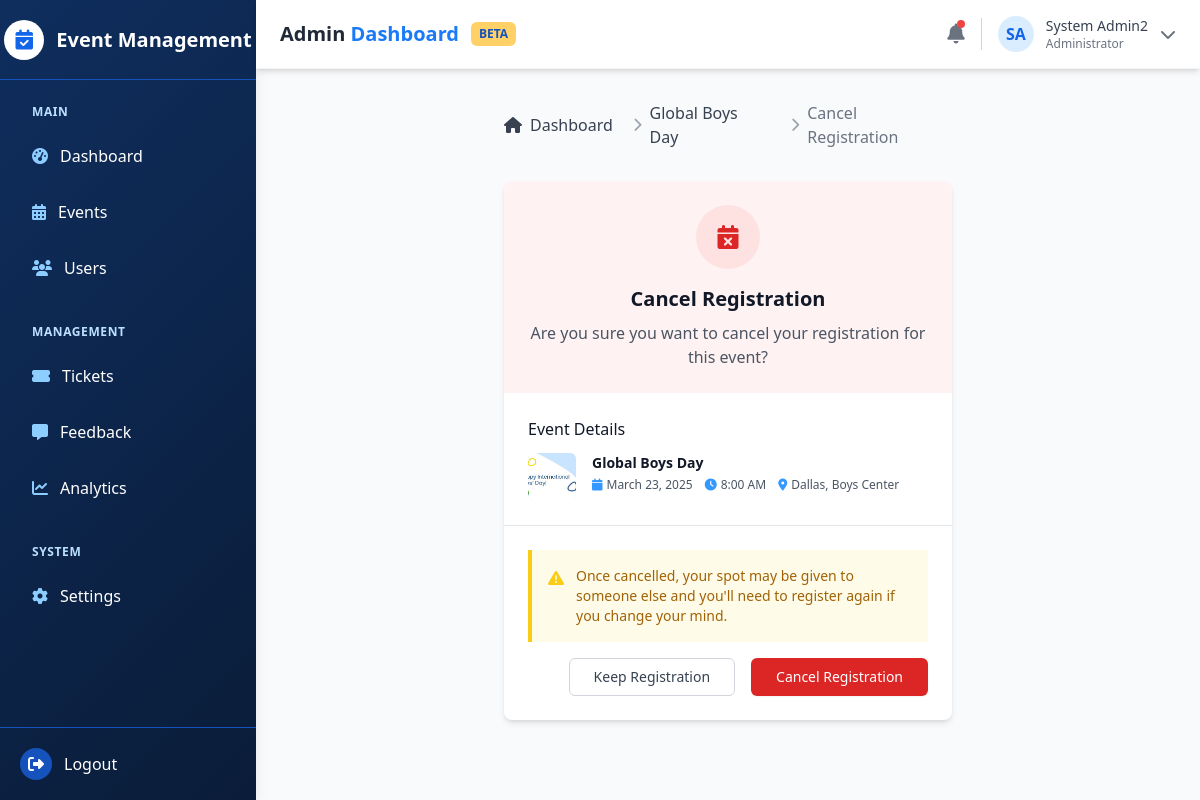
The page /events/1/cancel-registration/ (signed in) on the database its author committed.
### apps/users/models.py (models this page shows, shortened)
class Account(AbstractBaseUser, PermissionsMixin):
    email = models.EmailField(verbose_name='email', max_length=60, unique=True)
    name = models.CharField(max_length=100, null=True)
    is_admin = models.BooleanField(default=False)
    is_active = models.BooleanField(default=True)
    is_staff = models.BooleanField(default=False)
    is_superuser = models.BooleanField(default=False)
    created_at = models.DateTimeField(auto_now_add=True)
    updated_at = models.DateTimeField(auto_now=True)
    USERNAME_FIELD = 'email'
    objects = MyAccountManager()
    class Meta:
        ordering = ['-updated_at', 'name' ]
    @property
    def get_abbreviated_name(self):
        if self.name:
            name_parts = self.name.split()
            if len(name_parts) >= 2:
                return f"{name_parts[0][0]}{name_parts[-1][0]}"
            return name_parts[0][:2]
        else:
            return self.email[:2]

### apps/main/models.py (models this page shows, shortened)
class Event(models.Model):
    STATUS_CHOICES = (
        ('draft', 'Draft'),
        ('published', 'Published'),
        ('cancelled', 'Cancelled'),
    )
    CATEGORY_CHOICES = (
        ('academic', 'Academic'),
        ('social', 'Social'),
        ('workshop', 'Workshop'),
        ('conference', 'Conference'),
        ('other', 'Other'),
    )
    title = models.CharField(max_length=255)
    slug = models.SlugField(max_length=255, unique=True)
    description = models.TextField()
    location = models.CharField(max_length=255)
    start_date = models.DateTimeField()
    end_date = models.DateTimeField()
    category = models.CharField(max_length=20, choices=CATEGORY_CHOICES, default='academic')
    image = models.ImageField(upload_to='events/%Y/%m/%d/', blank=True, null=True)
    capacity = models.PositiveIntegerField(default=0)  # 0 means unlimited
    registration_deadline = models.DateTimeField(blank=True, null=True)
    status = models.CharField(max_length=10, choices=STATUS_CHOICES, default='draft')
    created_by = models.ForeignKey(settings.AUTH_USER_MODEL, on_delete=models.CASCADE, related_name='created_events')
    created_at = models.DateTimeField(auto_now_add=True)
    updated_at = models.DateTimeField(auto_now=True)
    class Meta:
        ordering = ['-start_date']
        indexes = [
            models.Index(fields=['-start_date']),
            models.Index(fields=['status']),
        ]
    @property
    def is_past_event(self):
        return self.end_date < timezone.now()

### apps/main/views.py (the view)
# urls.py: path('events/<int:event_id>/cancel-registration/', views.cancel_registration, name='cancel_registration'),
@login_required
def cancel_registration(request, event_id):
    event = get_object_or_404(Event, id=event_id)
    registration = get_object_or_404(Registration, event=event, user=request.user)
    if not registration.can_cancel:
        messages.error(request, "This registration cannot be cancelled.")
        return redirect('main:event_detail', slug=event.slug)
    if request.method == 'POST':
        registration.status = 'cancelled'
        registration.save()
        messages.success(request, f"Your registration for '{event.title}' has been cancelled.")
        return redirect('main:event_detail', slug=event.slug)
    return render(request, 'cancel_registration.html', {
        'registration': registration,
        'event': event,
        'page': 'cancel_registration',
    })

### apps/main/models.py (called while the page is built)
    @property
    def can_cancel(self):
        return self.status in ['pending', 'confirmed'] and not self.event.is_past_event

### apps/users/managers.py (called while the page is built)
    def get_queryset(self):
        return super().get_queryset().filter(is_active=True)

### templates/cancel_registration.html (shortened to what this page needs)
{% extends 'base.html' %}
{% load static %}
{% block content %}
<div class="container mx-auto px-4 py-8">
  <div class="max-w-md mx-auto">
    <nav class="flex mb-8" aria-label="Breadcrumb">
      <ol class="inline-flex items-center space-x-1 md:space-x-3">
        <li class="inline-flex items-center">
          <a href="{% url 'main:dashboard' %}" class="text-gray-700 hover:text-primary-600 inline-flex items-center">
            <i class="fas fa-home mr-2"></i>
            Dashboard
          </a>
        </li>
        <li>
          <div class="flex items-center">
            <i class="fas fa-chevron-right text-gray-400 mx-2 text-sm"></i>
            <a href="{% url 'main:event_detail' event.slug %}" class="text-gray-700 hover:text-primary-600">
              {{ event.title }}
            </a>
          </div>
        </li>
        <li aria-current="page">
          <div class="flex items-center">
            <i class="fas fa-chevron-right text-gray-400 mx-2 text-sm"></i>
            <span class="text-gray-500">Cancel Registration</span>
          </div>
        </li>
      </ol>
    </nav>
    <div class="bg-white rounded-lg shadow-md overflow-hidden">
      <div class="bg-red-50 p-6 text-center">
        <div class="mx-auto flex items-center justify-center h-16 w-16 rounded-full bg-red-100 mb-4">
          <i class="fas fa-calendar-times text-red-600 text-2xl"></i>
        </div>
        <h2 class="text-xl font-bold text-gray-900 mb-2">Cancel Registration</h2>
        <p class="text-gray-600">Are you sure you want to cancel your registration for this event?</p>
      </div>
      <div class="p-6 border-b border-gray-200">
        <h3 class="text-md font-medium text-gray-900 mb-3">Event Details</h3>
        <div class="flex items-start">
          <div class="flex-shrink-0 mr-4">
            <div class="w-12 h-12 rounded-md overflow-hidden bg-gray-100">
              {% if event.image %}
                <img src="{{ event.image.url }}" alt="{{ event.title }}" class="w-full h-full object-cover">
              {% else %}
                <div class="w-full h-full flex items-center justify-center bg-primary-100">
                  <i class="fas fa-calendar-alt text-primary-500"></i>
                </div>
              {% endif %}
            </div>
          </div>
          <div>
            <h4 class="text-sm font-semibold text-gray-900">{{ event.title }}</h4>
            <div class="flex flex-wrap items-center text-xs text-gray-600 mt-1">
              <span class="flex items-center mr-3 mb-1">
                <i class="fas fa-calendar mr-1 text-primary-500"></i>
                {{ event.start_date|date:"F j, Y" }}
              </span>
              <span class="flex items-center mr-3 mb-1">
                <i class="fas fa-clock mr-1 text-primary-500"></i>
                {{ event.start_date|date:"g:i A" }}
              </span>
              <span class="flex items-center mb-1">
                <i class="fas fa-map-marker-alt mr-1 text-primary-500"></i>
                {{ event.location }}
              </span>
            </div>
          </div>
        </div>
      </div>
      <div class="p-6">
        <div class="bg-yellow-50 border-l-4 border-yellow-400 p-4 mb-4">
          <div class="flex">
            <div class="flex-shrink-0">
              <i class="fas fa-exclamation-triangle text-yellow-400"></i>
            </div>
            <div class="ml-3">
              <p class="text-sm text-yellow-700">
                Once cancelled, your spot may be given to someone else and you'll need to register again if you change your mind.
              </p>
            </div>
          </div>
        </div>
        <form method="POST" class="flex items-center justify-end space-x-4">
          <a href="{% url 'main:event_detail' event.slug %}" class="px-6 py-2 border border-gray-300 rounded-md text-sm font-medium text-gray-700 hover:bg-gray-50 focus:outline-none focus:ring-2 focus:ring-offset-2 focus:ring-primary-500">
            Keep Registration
          </a>
          <button type="submit" class="px-6 py-2 border border-transparent rounded-md shadow-sm text-sm font-medium text-white bg-red-600 hover:bg-red-700 focus:outline-none focus:ring-2 focus:ring-offset-2 focus:ring-red-500">
            Cancel Registration
          </button>
        </form>
      </div>
    </div>
  </div>
</div>
{% endblock %}

### templates/base.html (shortened to what this page needs)
<!DOCTYPE html>
<html lang="en">
<head>
  <script src="https://cdn.tailwindcss.com"></script>
  <link rel="stylesheet" href="https://cdnjs.cloudflare.com/ajax/libs/font-awesome/6.4.0/css/all.min.css">
</head>
<body class="bg-gray-50 min-h-screen flex flex-col">
  <div id="messages-container" class="fixed top-0 left-0 right-0 z-50 px-4 pt-4 flex flex-col items-center space-y-2">
  </div>
  <div class="flex flex-col md:flex-row min-h-screen">
    <aside id="sidebar" class="sidebar-gradient text-white w-full md:w-64 flex-shrink-0 md:flex md:flex-col hidden md:block md:sticky md:top-0 md:h-screen shadow-lg">
      <div class="flex items-center justify-center h-20 bg-opacity-50 border-b border-primary-800">
        <div class="flex items-center space-x-3">
          <div class="w-10 h-10 rounded-full bg-white flex items-center justify-center">
            <i class="fas fa-calendar-check text-primary-700 text-xl"></i>
          </div>
          <h1 class="text-xl font-bold text-white">Event Management</h1>
        </div>
      </div>
      <div class="overflow-y-auto scrollbar-thin flex-grow">
        <nav class="px-4 py-6">
          {% if user.is_authenticated %}
            <div class="mb-8">
              <p class="text-xs uppercase tracking-wider text-primary-200 font-semibold mb-3 ml-4">Main</p>
              <a href="{% url 'main:dashboard' %}" class="flex items-center px-4 py-3 mb-2 rounded-lg {% if page == 'dashboard' %}nav-link-active{% endif %} hover:bg-white hover:bg-opacity-10 transition-all duration-200">
                <i class="fas fa-tachometer-alt mr-3 text-primary-300"></i>
                <span>Dashboard</span>
              </a>
              <a href="{% url 'main:events' %}" class="flex items-center px-4 py-3 mb-2 rounded-lg {% if page == 'events' %}nav-link-active{% endif %} hover:bg-white hover:bg-opacity-10 transition-all duration-200">
                <i class="fas fa-calendar-alt mr-3 text-primary-300"></i>
                <span>Events</span>
              </a>
              <a href="{% url 'main:users' %}" class="flex items-center px-4 py-3 mb-2 rounded-lg {% if page == 'users' %}nav-link-active{% endif %} hover:bg-white hover:bg-opacity-10 transition-all duration-200">
                <i class="fas fa-users mr-3 text-primary-300"></i>
                <span>Users</span>
              </a>
            </div>
            <div class="mb-8">
              <p class="text-xs uppercase tracking-wider text-primary-200 font-semibold mb-3 ml-4">Management</p>
              <a href="{% url 'main:tickets' %}" class="flex items-center px-4 py-3 mb-2 rounded-lg {% if page == 'tickets' %}nav-link-active{% endif %} hover:bg-white hover:bg-opacity-10 transition-all duration-200">
                <i class="fas fa-ticket-alt mr-3 text-primary-300"></i>
                <span>Tickets</span>
              </a>
              <a href="{% url 'main:feedback' %}" class="flex items-center px-4 py-3 mb-2 rounded-lg {% if page == 'feedback' %}nav-link-active{% endif %} hover:bg-white hover:bg-opacity-10 transition-all duration-200">
                <i class="fas fa-comment-alt mr-3 text-primary-300"></i>
                <span>Feedback</span>
              </a>
              <a href="{% url 'main:analytics' %}" class="flex items-center px-4 py-3 mb-2 rounded-lg {% if page == 'analytics' %}nav-link-active{% endif %} hover:bg-white hover:bg-opacity-10 transition-all duration-200">
                <i class="fas fa-chart-line mr-3 text-primary-300"></i>
                <span>Analytics</span>
              </a>
            </div>
            <div class="mb-8">
              <p class="text-xs uppercase tracking-wider text-primary-200 font-semibold mb-3 ml-4">System</p>
              <a href="{% url 'main:settings' %}" class="flex items-center px-4 py-3 mb-2 rounded-lg {% if page == 'settings' %}nav-link-active{% endif %} hover:bg-white hover:bg-opacity-10 transition-all duration-200">
                <i class="fas fa-cog mr-3 text-primary-300"></i>
                <span>Settings</span>
              </a>
            </div>
          {% endif %}
        </nav>
      </div>
      {% if user.is_authenticated %}
        <div class="p-5 border-t border-primary-800">
          <a href="{% url 'users:logout' %}" class="flex items-center text-white group hover:text-accent-300 transition-colors duration-200">
            <div class="w-8 h-8 rounded-full bg-primary-800 group-hover:bg-accent-400 flex items-center justify-center mr-3 transition-colors duration-200">
              <i class="fas fa-sign-out-alt"></i>
            </div>
            <span>Logout</span>
          </a>
        </div>
      {% endif %}
    </aside>
    <main class="flex-grow">
      <header class="bg-white shadow-md sticky top-0 z-10">
        <div class="flex items-center justify-between px-6 py-4 border-b border-gray-100">
          <div class="flex items-center">
            <div class="flex items-center">
              <h2 class="text-xl font-semibold text-gray-800">Admin <span class="text-primary-600">Dashboard</span></h2>
              <span class="ml-3 px-2 py-1 bg-accent-300 text-xs font-bold text-primary-800 rounded-md">BETA</span>
            </div>
          </div>
          <div class="flex items-center space-x-4">
            {% if user.is_authenticated %}
              <button class="relative text-gray-500 hover:text-primary-600 transition-colors">
                <i class="fas fa-bell text-xl"></i>
                <span class="absolute top-0 right-0 w-2 h-2 bg-red-500 rounded-full"></span>
              </button>
              <div class="flex items-center space-x-3">
                <div class="w-9 h-9 rounded-full bg-primary-100 flex items-center justify-center text-primary-700 font-semibold">
                  {% if user.name %}
                    {{ user.get_abbreviated_name|slice:":2"|upper }}
                  {% else %}
                    {{ user.email|slice:":2"|upper }}
                  {% endif %}
                </div>
                <div class="hidden md:block">
                  <p class="text-sm font-medium text-gray-700">{{ user.name|default:user.email }}</p>
                  <p class="text-xs text-gray-500">
                    {% if user.is_superuser %}
                      Administrator
                    {% elif user.is_staff %}
                      Staff
                    {% else %}
                      User
                    {% endif %}
                  </p>
                </div>
                <div class="relative" id="profileDropdown">
                  <button id="profileDropdownButton" class="text-gray-500 hover:text-primary-600">
                    <i class="fas fa-chevron-down"></i>
                  </button>
                </div>
              </div>
            {% endif %}
          </div>
        </div>
      </header>
      <div class="overflow-y-auto scrollbar-thin">
        {% block content %} {% endblock %}
      </div>
    </main>
  </div>
</body>
</html>

### templates/base.html (style rules this page uses)
.sidebar-gradient { background: linear-gradient(135deg, #0f2e5e 0%, #0a1c38 100%); }

### rows shown on the page
Account: get_abbreviated_name "SA", name "System Admin2"
Event: title "Global Boys Day", image (picture), start_date "March 23, 2025", start_date "8:00 AM", location "Dallas, Boys Center"
